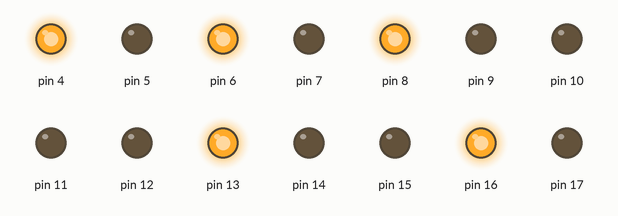
Bench run of a sketch on a simulated Arduino Uno, built with avr-gcc and run on an emulated ATmega328P. Shown: output pins drawn as LEDs (lit = HIGH).

Above: at 0.5 s.
At 2.0 s:
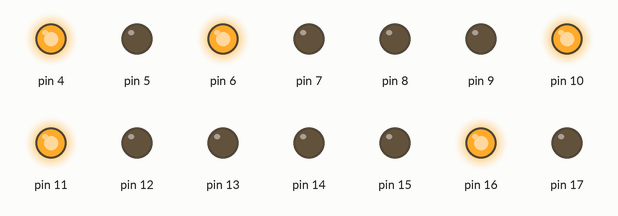
At 2.7 s:
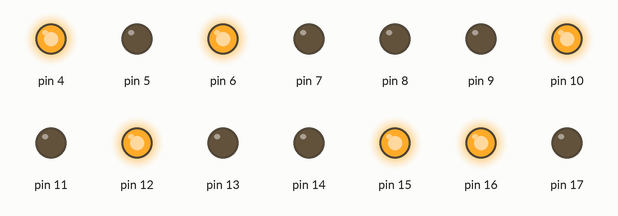
At 3.5 s:
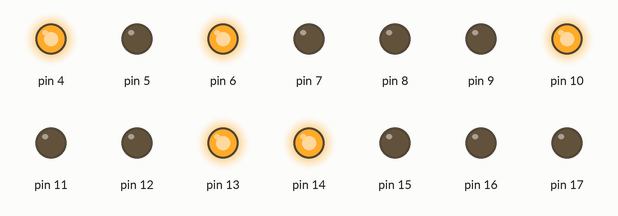
At 5.0 s:
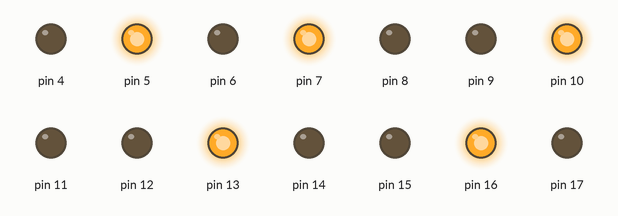
At 7.2 s:
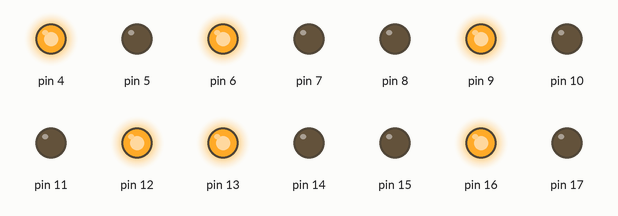
Timing chart, 0 to 7.8 s (numbered marks = the images above):
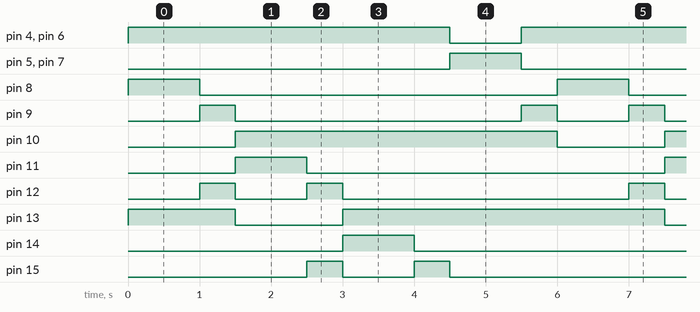

Measured:
- by itself, pin 4, pin 6: alternates HIGH for 5.0 s and LOW for 1.0 s
- by itself, pin 5, pin 7, pin 8, pin 11, pin 14: alternates HIGH for 1.0 s and LOW for 5.0 s
- by itself, pin 9: repeats every 6.0 s: LOW 4.0 s, HIGH 0.50 s, LOW 1.0 s, HIGH 0.50 s
- by itself, pin 10: alternates HIGH for 4.5 s and LOW for 1.5 s
- by itself, pin 12, pin 15: repeats every 6.0 s: LOW 1.0 s, HIGH 0.50 s, LOW 4.0 s, HIGH 0.50 s
- by itself, pin 13, pin 16: repeats every 6.0 s: LOW 1.5 s, HIGH 4.5 s

The sketch:

1A14S.ino
```cpp
int                                                                                           Phase[][6] = {{0,5,2,10,4,0},{1,4,2,5,2,0},{2,3,2,10,4,0},{2,4,1,5,3,0},{2,5,0,10,0,0},{2,5,1,5,4,0},{2,5,2,10,4,1},{1,5,2,5,1,0}};
void setup() {
  DDRD |= B11110000;
  DDRB = B11111111;
  DDRC = B11111111;
}
void loop() {
  for(int i = 0; i < 8;i++){
    PORTB = (1<<Phase[i][0]) | (1 << Phase[i][1]);
    PORTC = 1<<Phase[i][2];
    switch(Phase[i][4]){
      case 1: PORTB |= B00000100;break;
      case 2: PORTB |= B00100000;break;
      case 3: PORTC |= B00000100;break;
    }
    PORTD &= B00000011;
    if(Phase[i][5] > 0){
      PORTD |= B10100000;
    }else
      PORTD |= B01010000;
    delay(Phase[i][3]*100);
  }
}
```
